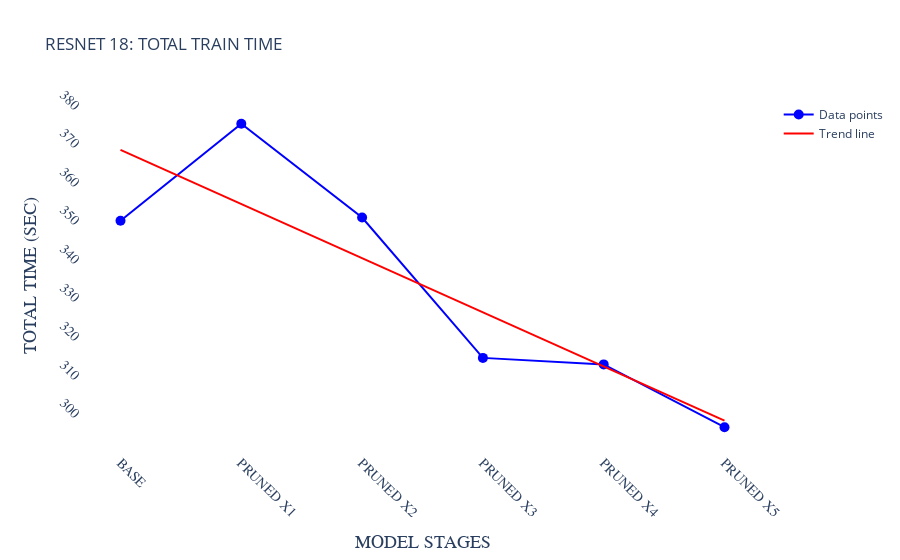

The code cell stored with this chart in its notebook:
### Code cell
plot_chart(model_stages, res_total_train_time, 'RESNET 18: TOTAL TRAIN TIME', 'MODEL STAGES', 'TOTAL TIME (SEC)', 'MODEL STAGES', 'TOTAL TIME (SEC)', chart_type='line')

### Figure 1 — Plotly figure (JSON) as saved in the notebook; plotly's stock layout.template omitted (floating-point values rounded to 4 significant figures)
{"data": [{"hoverinfo": "text", "marker": {"color": "blue", "size": 10}, "mode": "lines+markers", "name": "Data points", "text": ["MODEL STAGES: BASE<br>TOTAL TIME (SEC): 350.7032", "MODEL STAGES: PRUNED X1<br>TOTAL TIME (SEC): 375.856494", "MODEL STAGES: PRUNED X2<br>TOTAL TIME (SEC): 351.52805", "MODEL STAGES: PRUNED X3<br>TOTAL TIME (SEC): 315.121", "MODEL STAGES: PRUNED X4<br>TOTAL TIME (SEC): 313.4378", "MODEL STAGES: PRUNED X5<br>TOTAL TIME (SEC): 297.1388"], "type": "scatter", "x": ["BASE", "PRUNED X1", "PRUNED X2", "PRUNED X3", "PRUNED X4", "PRUNED X5"], "y": [350.7, 375.9, 351.5, 315.1, 313.4, 297.1]}, {"line": {"color": "red", "width": 2}, "mode": "lines", "name": "Trend line", "type": "scatter", "x": ["BASE", "PRUNED X1", "PRUNED X2", "PRUNED X3", "PRUNED X4", "PRUNED X5"], "y": [369.1, 355.0, 341.0, 326.9, 312.9, 298.9]}], "layout": {"plot_bgcolor": "white", "title": {"text": "RESNET 18: TOTAL TRAIN TIME"}, "xaxis": {"autorange": true, "tickangle": 45, "tickfont": {"family": "Arial, bold", "size": 14}, "title": {"font": {"family": "Arial, bold", "size": 18}, "text": "MODEL STAGES"}}, "yaxis": {"autorange": true, "tickangle": 45, "tickfont": {"family": "Arial, bold", "size": 14}, "title": {"font": {"family": "Arial, bold", "size": 18}, "text": "TOTAL TIME (SEC)"}}}}
